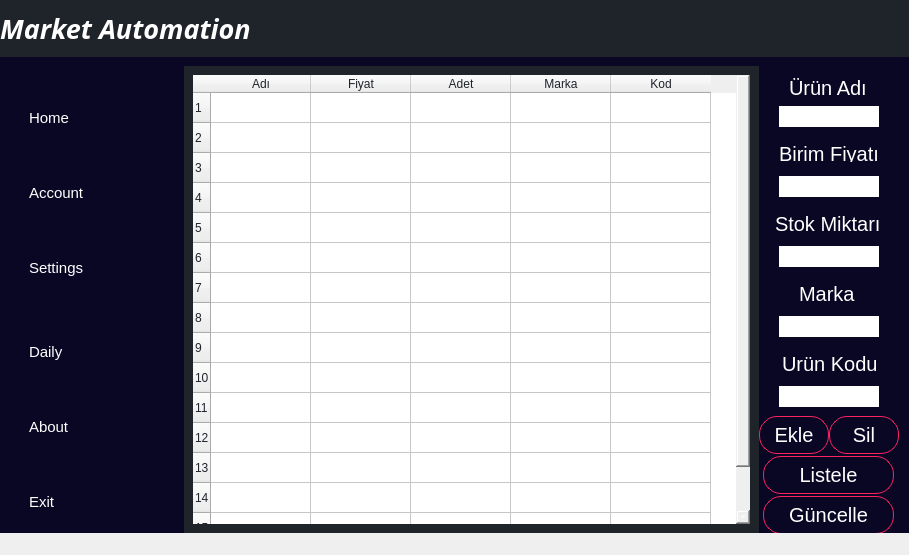
<?xml version="1.0" encoding="UTF-8"?>
<ui version="4.0">
 <class>MainWindow</class>
 <widget class="QMainWindow" name="MainWindow">
  <property name="geometry">
   <rect>
    <x>0</x>
    <y>0</y>
    <width>909</width>
    <height>555</height>
   </rect>
  </property>
  <property name="windowTitle">
   <string>MainWindow</string>
  </property>
  <property name="styleSheet">
   <string notr="true">*{
border:none;
padding:0;
margin:0;
color:#fff;
}

#centralwidget,#mainbodyconcent{
background-color:#1f232a;
}
#header,#mainBody{
background-color:rgb(10,7,37);
}
#pushButton{
border: 1px solid rgb(255,34,97);
border-radius:18px;
text-align:center;
}
QPushButton{
text-align:left;
padding:10px 10px;
border-top-left-radius:10px;
border-bottom-left-radius:10px;
}
#homebtn:hover,#accountbtn:hover,#settingsbtn:hover,#aboutbtn:hover,#exitbtn:hover,#helpbtn:hover{
border-left: 3px solid rgb(255,34,97);
font-weight:bold;
border-top-left-radius:10px;
border-bottom-left-radius:10px;
background-color:#1f232a;
}
#statusBar{
color:#0a0725
}
</string>
  </property>
  <widget class="QWidget" name="centralwidget">
   <layout class="QVBoxLayout" name="verticalLayout">
    <property name="spacing">
     <number>10</number>
    </property>
    <property name="leftMargin">
     <number>0</number>
    </property>
    <property name="topMargin">
     <number>0</number>
    </property>
    <property name="rightMargin">
     <number>0</number>
    </property>
    <property name="bottomMargin">
     <number>0</number>
    </property>
    <item>
     <widget class="QWidget" name="header" native="true">
      <layout class="QHBoxLayout" name="horizontalLayout">
       <property name="spacing">
        <number>0</number>
       </property>
       <property name="leftMargin">
        <number>0</number>
       </property>
       <property name="topMargin">
        <number>0</number>
       </property>
       <property name="rightMargin">
        <number>0</number>
       </property>
       <property name="bottomMargin">
        <number>0</number>
       </property>
      </layout>
     </widget>
    </item>
    <item>
     <widget class="QLabel" name="label">
      <property name="enabled">
       <bool>true</bool>
      </property>
      <property name="font">
       <font>
        <family>Futura</family>
        <pointsize>20</pointsize>
        <weight>75</weight>
        <italic>true</italic>
        <bold>true</bold>
        <strikeout>false</strikeout>
        <kerning>true</kerning>
       </font>
      </property>
      <property name="styleSheet">
       <string notr="true"/>
      </property>
      <property name="text">
       <string>Market Automation</string>
      </property>
     </widget>
    </item>
    <item>
     <widget class="QWidget" name="mainBody" native="true">
      <property name="sizePolicy">
       <sizepolicy hsizetype="Preferred" vsizetype="Expanding">
        <horstretch>0</horstretch>
        <verstretch>0</verstretch>
       </sizepolicy>
      </property>
      <layout class="QHBoxLayout" name="horizontalLayout_2">
       <property name="spacing">
        <number>0</number>
       </property>
       <property name="leftMargin">
        <number>0</number>
       </property>
       <property name="topMargin">
        <number>9</number>
       </property>
       <property name="rightMargin">
        <number>0</number>
       </property>
       <property name="bottomMargin">
        <number>0</number>
       </property>
       <item>
        <widget class="QFrame" name="leftmenu">
         <property name="minimumSize">
          <size>
           <width>50</width>
           <height>0</height>
          </size>
         </property>
         <property name="maximumSize">
          <size>
           <width>1000</width>
           <height>16777215</height>
          </size>
         </property>
         <property name="frameShape">
          <enum>QFrame::StyledPanel</enum>
         </property>
         <property name="frameShadow">
          <enum>QFrame::Raised</enum>
         </property>
         <layout class="QVBoxLayout" name="verticalLayout_3">
          <property name="spacing">
           <number>0</number>
          </property>
          <property name="leftMargin">
           <number>0</number>
          </property>
          <property name="topMargin">
           <number>0</number>
          </property>
          <property name="rightMargin">
           <number>0</number>
          </property>
          <property name="bottomMargin">
           <number>0</number>
          </property>
          <item>
           <widget class="QWidget" name="widget" native="true">
            <property name="styleSheet">
             <string notr="true">font-size:15px</string>
            </property>
            <layout class="QVBoxLayout" name="verticalLayout_4" stretch="0,0">
             <property name="spacing">
              <number>0</number>
             </property>
             <property name="leftMargin">
              <number>10</number>
             </property>
             <property name="topMargin">
              <number>0</number>
             </property>
             <property name="rightMargin">
              <number>0</number>
             </property>
             <property name="bottomMargin">
              <number>0</number>
             </property>
             <item>
              <widget class="QFrame" name="frame_2">
               <property name="frameShape">
                <enum>QFrame::StyledPanel</enum>
               </property>
               <property name="frameShadow">
                <enum>QFrame::Raised</enum>
               </property>
               <widget class="QPushButton" name="homebtn">
                <property name="geometry">
                 <rect>
                  <x>9</x>
                  <y>26</y>
                  <width>171</width>
                  <height>52</height>
                 </rect>
                </property>
                <property name="cursor">
                 <cursorShape>PointingHandCursor</cursorShape>
                </property>
                <property name="text">
                 <string>Home</string>
                </property>
                <property name="icon">
                 <iconset>
                  <normaloff>../../Downloads/icons8-home-page-48 (1).png</normaloff>../../Downloads/icons8-home-page-48 (1).png</iconset>
                </property>
                <property name="iconSize">
                 <size>
                  <width>32</width>
                  <height>32</height>
                 </size>
                </property>
               </widget>
               <widget class="QPushButton" name="accountbtn">
                <property name="geometry">
                 <rect>
                  <x>9</x>
                  <y>101</y>
                  <width>171</width>
                  <height>52</height>
                 </rect>
                </property>
                <property name="cursor">
                 <cursorShape>PointingHandCursor</cursorShape>
                </property>
                <property name="text">
                 <string>Account</string>
                </property>
                <property name="icon">
                 <iconset>
                  <normaloff>../../Downloads/icons8-male-user-64.png</normaloff>../../Downloads/icons8-male-user-64.png</iconset>
                </property>
                <property name="iconSize">
                 <size>
                  <width>32</width>
                  <height>32</height>
                 </size>
                </property>
               </widget>
               <widget class="QPushButton" name="settingsbtn">
                <property name="geometry">
                 <rect>
                  <x>9</x>
                  <y>176</y>
                  <width>171</width>
                  <height>52</height>
                 </rect>
                </property>
                <property name="cursor">
                 <cursorShape>PointingHandCursor</cursorShape>
                </property>
                <property name="text">
                 <string>Settings</string>
                </property>
                <property name="icon">
                 <iconset>
                  <normaloff>../../Downloads/icons8-settings-48.png</normaloff>../../Downloads/icons8-settings-48.png</iconset>
                </property>
                <property name="iconSize">
                 <size>
                  <width>32</width>
                  <height>32</height>
                 </size>
                </property>
               </widget>
              </widget>
             </item>
             <item>
              <widget class="QFrame" name="frame_3">
               <property name="frameShape">
                <enum>QFrame::StyledPanel</enum>
               </property>
               <property name="frameShadow">
                <enum>QFrame::Raised</enum>
               </property>
               <widget class="QPushButton" name="aboutbtn">
                <property name="geometry">
                 <rect>
                  <x>9</x>
                  <y>26</y>
                  <width>171</width>
                  <height>52</height>
                 </rect>
                </property>
                <property name="cursor">
                 <cursorShape>PointingHandCursor</cursorShape>
                </property>
                <property name="text">
                 <string>Daily</string>
                </property>
                <property name="icon">
                 <iconset>
                  <normaloff>../../Downloads/icons8-today-24.png</normaloff>../../Downloads/icons8-today-24.png</iconset>
                </property>
                <property name="iconSize">
                 <size>
                  <width>32</width>
                  <height>32</height>
                 </size>
                </property>
               </widget>
               <widget class="QPushButton" name="exitbtn">
                <property name="geometry">
                 <rect>
                  <x>9</x>
                  <y>176</y>
                  <width>171</width>
                  <height>52</height>
                 </rect>
                </property>
                <property name="cursor">
                 <cursorShape>PointingHandCursor</cursorShape>
                </property>
                <property name="text">
                 <string>Exit</string>
                </property>
                <property name="icon">
                 <iconset>
                  <normaloff>../../Downloads/icons8-logout-rounded-30.png</normaloff>../../Downloads/icons8-logout-rounded-30.png</iconset>
                </property>
                <property name="iconSize">
                 <size>
                  <width>32</width>
                  <height>32</height>
                 </size>
                </property>
               </widget>
               <widget class="QPushButton" name="helpbtn">
                <property name="geometry">
                 <rect>
                  <x>9</x>
                  <y>101</y>
                  <width>171</width>
                  <height>52</height>
                 </rect>
                </property>
                <property name="cursor">
                 <cursorShape>PointingHandCursor</cursorShape>
                </property>
                <property name="text">
                 <string>About</string>
                </property>
                <property name="icon">
                 <iconset>
                  <normaloff>../../Downloads/icons8-info-32.png</normaloff>../../Downloads/icons8-info-32.png</iconset>
                </property>
                <property name="iconSize">
                 <size>
                  <width>32</width>
                  <height>32</height>
                 </size>
                </property>
               </widget>
              </widget>
             </item>
            </layout>
           </widget>
          </item>
         </layout>
        </widget>
       </item>
       <item>
        <widget class="QFrame" name="mainbodyconcent">
         <property name="maximumSize">
          <size>
           <width>575</width>
           <height>1000</height>
          </size>
         </property>
         <property name="frameShape">
          <enum>QFrame::StyledPanel</enum>
         </property>
         <property name="frameShadow">
          <enum>QFrame::Raised</enum>
         </property>
         <layout class="QHBoxLayout" name="horizontalLayout_5">
          <item>
           <widget class="QTableWidget" name="tableWidget">
            <property name="styleSheet">
             <string notr="true">color:#1f232a;</string>
            </property>
            <row>
             <property name="text">
              <string>1</string>
             </property>
            </row>
            <row>
             <property name="text">
              <string>2</string>
             </property>
            </row>
            <row>
             <property name="text">
              <string>3</string>
             </property>
            </row>
            <row>
             <property name="text">
              <string>4</string>
             </property>
            </row>
            <row>
             <property name="text">
              <string>5</string>
             </property>
            </row>
            <row>
             <property name="text">
              <string>6</string>
             </property>
            </row>
            <row>
             <property name="text">
              <string>7</string>
             </property>
            </row>
            <row>
             <property name="text">
              <string>8</string>
             </property>
            </row>
            <row>
             <property name="text">
              <string>9</string>
             </property>
            </row>
            <row>
             <property name="text">
              <string>10</string>
             </property>
            </row>
            <row>
             <property name="text">
              <string>11</string>
             </property>
            </row>
            <row>
             <property name="text">
              <string>12</string>
             </property>
            </row>
            <row>
             <property name="text">
              <string>13</string>
             </property>
            </row>
            <row>
             <property name="text">
              <string>14</string>
             </property>
            </row>
            <row>
             <property name="text">
              <string>15</string>
             </property>
            </row>
            <row>
             <property name="text">
              <string>16</string>
             </property>
            </row>
            <column>
             <property name="text">
              <string>Adı</string>
             </property>
            </column>
            <column>
             <property name="text">
              <string>Fiyat</string>
             </property>
            </column>
            <column>
             <property name="text">
              <string>Adet</string>
             </property>
            </column>
            <column>
             <property name="text">
              <string>Marka</string>
             </property>
            </column>
            <column>
             <property name="text">
              <string>Kod</string>
             </property>
            </column>
            <item row="0" column="0">
             <property name="text">
              <string/>
             </property>
             <property name="textAlignment">
              <set>AlignCenter</set>
             </property>
            </item>
            <item row="0" column="1">
             <property name="text">
              <string/>
             </property>
             <property name="textAlignment">
              <set>AlignCenter</set>
             </property>
            </item>
            <item row="0" column="2">
             <property name="text">
              <string/>
             </property>
             <property name="textAlignment">
              <set>AlignCenter</set>
             </property>
            </item>
            <item row="0" column="3">
             <property name="text">
              <string/>
             </property>
             <property name="textAlignment">
              <set>AlignCenter</set>
             </property>
            </item>
            <item row="0" column="4">
             <property name="text">
              <string/>
             </property>
             <property name="textAlignment">
              <set>AlignCenter</set>
             </property>
            </item>
            <item row="3" column="2">
             <property name="text">
              <string/>
             </property>
             <property name="textAlignment">
              <set>AlignCenter</set>
             </property>
            </item>
           </widget>
          </item>
         </layout>
        </widget>
       </item>
       <item>
        <widget class="QFrame" name="rightmenu">
         <property name="maximumSize">
          <size>
           <width>150</width>
           <height>16777215</height>
          </size>
         </property>
         <property name="styleSheet">
          <string notr="true">*{
font-size:20px;
}

QPushButton:hover{
font-weight:bold;
color:#0a0725;
border-radius:10px;
background-color:rgb(255, 255, 255);
}</string>
         </property>
         <property name="frameShape">
          <enum>QFrame::StyledPanel</enum>
         </property>
         <property name="frameShadow">
          <enum>QFrame::Raised</enum>
         </property>
         <widget class="QLabel" name="label_4">
          <property name="geometry">
           <rect>
            <x>16</x>
            <y>150</y>
            <width>111</width>
            <height>16</height>
           </rect>
          </property>
          <property name="text">
           <string>Stok Miktarı</string>
          </property>
         </widget>
         <widget class="QLabel" name="label_5">
          <property name="geometry">
           <rect>
            <x>20</x>
            <y>80</y>
            <width>101</width>
            <height>16</height>
           </rect>
          </property>
          <property name="text">
           <string>Birim Fiyatı</string>
          </property>
         </widget>
         <widget class="QLabel" name="label_6">
          <property name="enabled">
           <bool>true</bool>
          </property>
          <property name="geometry">
           <rect>
            <x>30</x>
            <y>10</y>
            <width>81</width>
            <height>23</height>
           </rect>
          </property>
          <property name="sizePolicy">
           <sizepolicy hsizetype="Preferred" vsizetype="Preferred">
            <horstretch>0</horstretch>
            <verstretch>0</verstretch>
           </sizepolicy>
          </property>
          <property name="minimumSize">
           <size>
            <width>81</width>
            <height>0</height>
           </size>
          </property>
          <property name="maximumSize">
           <size>
            <width>50</width>
            <height>50</height>
           </size>
          </property>
          <property name="baseSize">
           <size>
            <width>0</width>
            <height>0</height>
           </size>
          </property>
          <property name="mouseTracking">
           <bool>false</bool>
          </property>
          <property name="toolTip">
           <string>&lt;html&gt;&lt;head/&gt;&lt;body&gt;&lt;p&gt;&lt;br/&gt;&lt;/p&gt;&lt;/body&gt;&lt;/html&gt;</string>
          </property>
          <property name="styleSheet">
           <string notr="true">font-size:20px;</string>
          </property>
          <property name="lineWidth">
           <number>0</number>
          </property>
          <property name="midLineWidth">
           <number>1</number>
          </property>
          <property name="text">
           <string>Ürün Adı</string>
          </property>
         </widget>
         <widget class="QLineEdit" name="lineEdit">
          <property name="geometry">
           <rect>
            <x>20</x>
            <y>40</y>
            <width>100</width>
            <height>21</height>
           </rect>
          </property>
          <property name="maximumSize">
           <size>
            <width>100</width>
            <height>16777215</height>
           </size>
          </property>
          <property name="styleSheet">
           <string notr="true">color:#1f232a;</string>
          </property>
         </widget>
         <widget class="QLineEdit" name="lineEdit_2">
          <property name="geometry">
           <rect>
            <x>20</x>
            <y>110</y>
            <width>100</width>
            <height>21</height>
           </rect>
          </property>
          <property name="maximumSize">
           <size>
            <width>100</width>
            <height>16777215</height>
           </size>
          </property>
          <property name="styleSheet">
           <string notr="true">color:#1f232a;</string>
          </property>
         </widget>
         <widget class="QLineEdit" name="lineEdit_3">
          <property name="geometry">
           <rect>
            <x>20</x>
            <y>180</y>
            <width>100</width>
            <height>21</height>
           </rect>
          </property>
          <property name="maximumSize">
           <size>
            <width>100</width>
            <height>16777215</height>
           </size>
          </property>
          <property name="styleSheet">
           <string notr="true">color:#1f232a;</string>
          </property>
         </widget>
         <widget class="QPushButton" name="ekle">
          <property name="enabled">
           <bool>true</bool>
          </property>
          <property name="geometry">
           <rect>
            <x>0</x>
            <y>350</y>
            <width>70</width>
            <height>38</height>
           </rect>
          </property>
          <property name="minimumSize">
           <size>
            <width>0</width>
            <height>0</height>
           </size>
          </property>
          <property name="maximumSize">
           <size>
            <width>1000000</width>
            <height>10000000</height>
           </size>
          </property>
          <property name="styleSheet">
           <string notr="true">border: 1px solid rgb(255,34,97);
border-radius:18px;
text-align:center;</string>
          </property>
          <property name="text">
           <string>Ekle</string>
          </property>
          <property name="checkable">
           <bool>false</bool>
          </property>
          <property name="autoDefault">
           <bool>false</bool>
          </property>
         </widget>
         <widget class="QPushButton" name="listele">
          <property name="geometry">
           <rect>
            <x>4</x>
            <y>390</y>
            <width>131</width>
            <height>38</height>
           </rect>
          </property>
          <property name="styleSheet">
           <string notr="true">border: 1px solid rgb(255,34,97);
border-radius:18px;
text-align:center;</string>
          </property>
          <property name="text">
           <string>Listele</string>
          </property>
         </widget>
         <widget class="QLineEdit" name="lineEdit_4">
          <property name="geometry">
           <rect>
            <x>20</x>
            <y>250</y>
            <width>100</width>
            <height>21</height>
           </rect>
          </property>
          <property name="maximumSize">
           <size>
            <width>100</width>
            <height>16777215</height>
           </size>
          </property>
          <property name="styleSheet">
           <string notr="true">color:#1f232a;</string>
          </property>
         </widget>
         <widget class="QLabel" name="label_7">
          <property name="geometry">
           <rect>
            <x>40</x>
            <y>220</y>
            <width>111</width>
            <height>16</height>
           </rect>
          </property>
          <property name="text">
           <string>Marka</string>
          </property>
         </widget>
         <widget class="QLabel" name="label_8">
          <property name="geometry">
           <rect>
            <x>23</x>
            <y>290</y>
            <width>111</width>
            <height>16</height>
           </rect>
          </property>
          <property name="text">
           <string>Ürün Kodu</string>
          </property>
         </widget>
         <widget class="QLineEdit" name="lineEdit_5">
          <property name="geometry">
           <rect>
            <x>20</x>
            <y>320</y>
            <width>100</width>
            <height>21</height>
           </rect>
          </property>
          <property name="maximumSize">
           <size>
            <width>100</width>
            <height>16777215</height>
           </size>
          </property>
          <property name="styleSheet">
           <string notr="true">color:#1f232a;</string>
          </property>
         </widget>
         <widget class="QPushButton" name="sil">
          <property name="enabled">
           <bool>true</bool>
          </property>
          <property name="geometry">
           <rect>
            <x>70</x>
            <y>350</y>
            <width>70</width>
            <height>38</height>
           </rect>
          </property>
          <property name="minimumSize">
           <size>
            <width>0</width>
            <height>0</height>
           </size>
          </property>
          <property name="maximumSize">
           <size>
            <width>1000000</width>
            <height>10000000</height>
           </size>
          </property>
          <property name="styleSheet">
           <string notr="true">border: 1px solid rgb(255,34,97);
border-radius:18px;
text-align:center;</string>
          </property>
          <property name="text">
           <string>Sil</string>
          </property>
          <property name="checkable">
           <bool>false</bool>
          </property>
          <property name="autoDefault">
           <bool>false</bool>
          </property>
         </widget>
         <widget class="QPushButton" name="guncelle">
          <property name="geometry">
           <rect>
            <x>4</x>
            <y>430</y>
            <width>131</width>
            <height>38</height>
           </rect>
          </property>
          <property name="styleSheet">
           <string notr="true">border: 1px solid rgb(255,34,97);
border-radius:18px;
text-align:center;</string>
          </property>
          <property name="text">
           <string>Güncelle</string>
          </property>
         </widget>
         <zorder>label_4</zorder>
         <zorder>label_5</zorder>
         <zorder>lineEdit</zorder>
         <zorder>label_6</zorder>
         <zorder>lineEdit_2</zorder>
         <zorder>lineEdit_3</zorder>
         <zorder>ekle</zorder>
         <zorder>listele</zorder>
         <zorder>lineEdit_4</zorder>
         <zorder>label_7</zorder>
         <zorder>label_8</zorder>
         <zorder>lineEdit_5</zorder>
         <zorder>sil</zorder>
         <zorder>guncelle</zorder>
        </widget>
       </item>
      </layout>
     </widget>
    </item>
   </layout>
  </widget>
  <widget class="QStatusBar" name="statusBar"/>
 </widget>
 <resources/>
 <connections/>
</ui>
